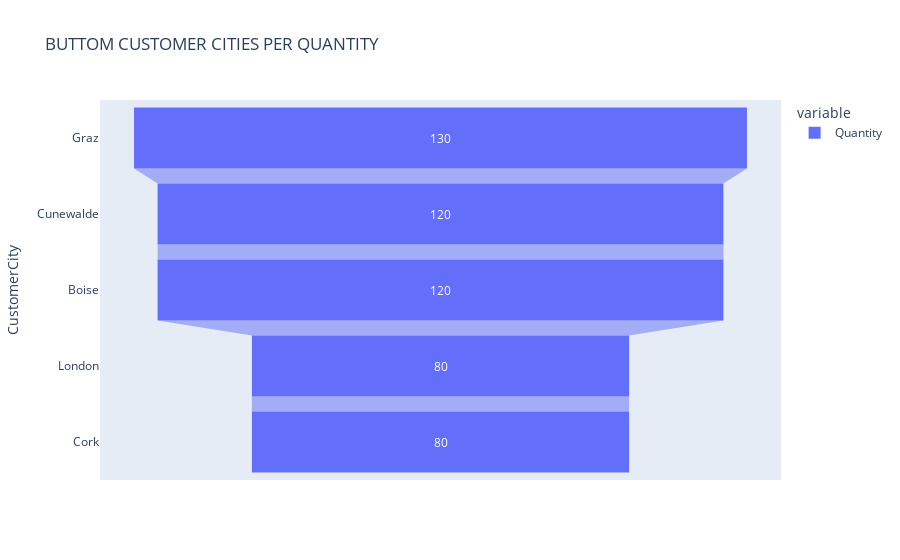

Notebook cell for this chart:
### Code cell
px.funnel(data_frame=a,title='BUTTOM CUSTOMER CITIES PER QUANTITY')

### Figure 1 — Plotly figure (JSON) as saved in the notebook; plotly's stock layout.template omitted (floating-point values rounded to 4 significant figures)
{"data": [{"hovertemplate": "variable=Quantity<br>value=%{x}<br>CustomerCity=%{y}<extra></extra>", "legendgroup": "Quantity", "marker": {"color": "#636efa"}, "name": "Quantity", "orientation": "h", "showlegend": true, "type": "funnel", "x": [130, 120, 120, 80, 80], "xaxis": "x", "y": ["Graz", "Cunewalde", "Boise", "London", "Cork"], "yaxis": "y"}], "layout": {"legend": {"title": {"text": "variable"}, "tracegroupgap": 0}, "title": {"text": "BUTTOM CUSTOMER CITIES PER QUANTITY"}, "xaxis": {"anchor": "y", "domain": [0, 1], "title": {"text": "value"}}, "yaxis": {"anchor": "x", "domain": [0, 1], "title": {"text": "CustomerCity"}}}}
